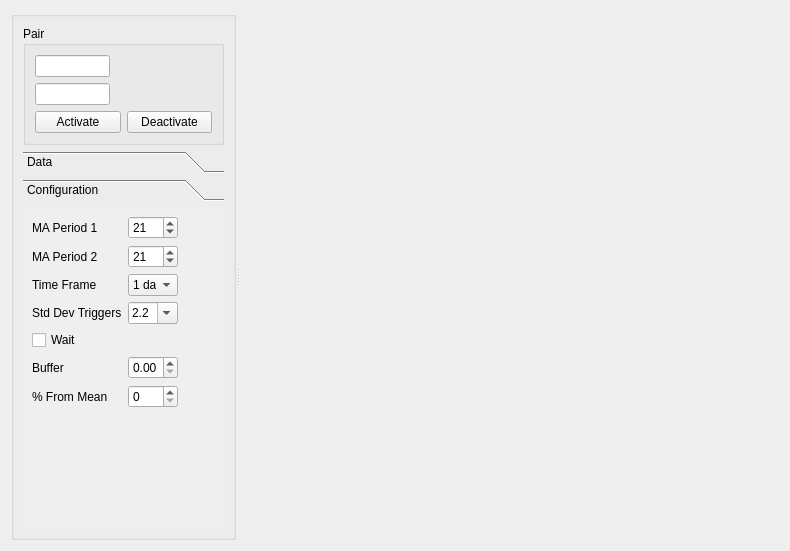
<?xml version="1.0" encoding="UTF-8"?>
<ui version="4.0">
 <class>PairTabPage</class>
 <widget class="QWidget" name="PairTabPage">
  <property name="geometry">
   <rect>
    <x>0</x>
    <y>0</y>
    <width>790</width>
    <height>551</height>
   </rect>
  </property>
  <property name="baseSize">
   <size>
    <width>0</width>
    <height>0</height>
   </size>
  </property>
  <property name="windowTitle">
   <string>Form</string>
  </property>
  <layout class="QVBoxLayout" name="verticalLayout">
   <item>
    <widget class="QSplitter" name="splitter">
     <property name="orientation">
      <enum>Qt::Horizontal</enum>
     </property>
     <widget class="QGroupBox" name="groupBox">
      <property name="maximumSize">
       <size>
        <width>225</width>
        <height>16777215</height>
       </size>
      </property>
      <property name="baseSize">
       <size>
        <width>0</width>
        <height>0</height>
       </size>
      </property>
      <property name="title">
       <string/>
      </property>
      <layout class="QVBoxLayout" name="verticalLayout_3">
       <item>
        <widget class="QGroupBox" name="groupBox_2">
         <property name="title">
          <string>Pair</string>
         </property>
         <layout class="QVBoxLayout" name="verticalLayout_2">
          <item>
           <widget class="QLineEdit" name="lineEdit">
            <property name="maximumSize">
             <size>
              <width>75</width>
              <height>16777215</height>
             </size>
            </property>
           </widget>
          </item>
          <item>
           <widget class="QLineEdit" name="lineEdit_2">
            <property name="maximumSize">
             <size>
              <width>75</width>
              <height>16777215</height>
             </size>
            </property>
           </widget>
          </item>
          <item>
           <layout class="QHBoxLayout" name="horizontalLayout">
            <item>
             <widget class="QPushButton" name="pushButton">
              <property name="text">
               <string>Activate</string>
              </property>
             </widget>
            </item>
            <item>
             <widget class="QPushButton" name="pushButton_2">
              <property name="text">
               <string>Deactivate</string>
              </property>
             </widget>
            </item>
           </layout>
          </item>
         </layout>
        </widget>
       </item>
       <item>
        <widget class="QToolBox" name="toolBox">
         <property name="currentIndex">
          <number>1</number>
         </property>
         <widget class="QWidget" name="page">
          <property name="geometry">
           <rect>
            <x>0</x>
            <y>0</y>
            <width>205</width>
            <height>343</height>
           </rect>
          </property>
          <attribute name="label">
           <string>Data</string>
          </attribute>
          <layout class="QFormLayout" name="formLayout">
           <item row="0" column="0">
            <widget class="QLabel" name="label_2">
             <property name="text">
              <string>Ratio</string>
             </property>
            </widget>
           </item>
           <item row="0" column="1">
            <widget class="QLineEdit" name="lineEdit_3">
             <property name="maximumSize">
              <size>
               <width>50</width>
               <height>16777215</height>
              </size>
             </property>
            </widget>
           </item>
           <item row="1" column="0">
            <widget class="QLabel" name="label_8">
             <property name="text">
              <string>MA</string>
             </property>
            </widget>
           </item>
           <item row="1" column="1">
            <widget class="QLineEdit" name="lineEdit_4">
             <property name="maximumSize">
              <size>
               <width>50</width>
               <height>16777215</height>
              </size>
             </property>
            </widget>
           </item>
           <item row="2" column="0">
            <widget class="QLabel" name="label_9">
             <property name="text">
              <string>% From Mean</string>
             </property>
            </widget>
           </item>
           <item row="2" column="1">
            <widget class="QLineEdit" name="lineEdit_5">
             <property name="maximumSize">
              <size>
               <width>50</width>
               <height>16777215</height>
              </size>
             </property>
            </widget>
           </item>
           <item row="3" column="0">
            <widget class="QLabel" name="label_10">
             <property name="text">
              <string>Std Dev</string>
             </property>
            </widget>
           </item>
           <item row="3" column="1">
            <widget class="QLineEdit" name="lineEdit_6">
             <property name="maximumSize">
              <size>
               <width>50</width>
               <height>16777215</height>
              </size>
             </property>
            </widget>
           </item>
           <item row="4" column="0">
            <widget class="QLabel" name="label_11">
             <property name="text">
              <string>Correlation</string>
             </property>
            </widget>
           </item>
           <item row="4" column="1">
            <widget class="QLineEdit" name="lineEdit_7">
             <property name="maximumSize">
              <size>
               <width>50</width>
               <height>16777215</height>
              </size>
             </property>
            </widget>
           </item>
           <item row="5" column="0">
            <widget class="QLabel" name="label_12">
             <property name="text">
              <string>Cointegration</string>
             </property>
            </widget>
           </item>
           <item row="5" column="1">
            <widget class="QLineEdit" name="lineEdit_8">
             <property name="maximumSize">
              <size>
               <width>50</width>
               <height>16777215</height>
              </size>
             </property>
            </widget>
           </item>
           <item row="6" column="0">
            <widget class="QLabel" name="label_13">
             <property name="text">
              <string>Volatility</string>
             </property>
            </widget>
           </item>
           <item row="6" column="1">
            <widget class="QLineEdit" name="lineEdit_9">
             <property name="maximumSize">
              <size>
               <width>50</width>
               <height>16777215</height>
              </size>
             </property>
            </widget>
           </item>
           <item row="7" column="0">
            <widget class="QLabel" name="label_14">
             <property name="text">
              <string>RSI</string>
             </property>
            </widget>
           </item>
           <item row="7" column="1">
            <widget class="QLineEdit" name="lineEdit_10">
             <property name="maximumSize">
              <size>
               <width>50</width>
               <height>16777215</height>
              </size>
             </property>
            </widget>
           </item>
           <item row="8" column="0">
            <widget class="QLabel" name="label_15">
             <property name="text">
              <string>RSI of Ratio</string>
             </property>
            </widget>
           </item>
           <item row="8" column="1">
            <widget class="QLineEdit" name="lineEdit_11">
             <property name="maximumSize">
              <size>
               <width>50</width>
               <height>16777215</height>
              </size>
             </property>
            </widget>
           </item>
          </layout>
         </widget>
         <widget class="QWidget" name="page_2">
          <property name="geometry">
           <rect>
            <x>0</x>
            <y>0</y>
            <width>205</width>
            <height>343</height>
           </rect>
          </property>
          <attribute name="label">
           <string>Configuration</string>
          </attribute>
          <layout class="QFormLayout" name="formLayout_2">
           <item row="0" column="0">
            <widget class="QLabel" name="label_3">
             <property name="text">
              <string>MA Period 1</string>
             </property>
            </widget>
           </item>
           <item row="0" column="1">
            <widget class="QSpinBox" name="spinBox">
             <property name="maximumSize">
              <size>
               <width>50</width>
               <height>16777215</height>
              </size>
             </property>
             <property name="toolTip">
              <string>&lt;html&gt;&lt;head/&gt;&lt;body&gt;&lt;p&gt;Moving Average&lt;/p&gt;&lt;/body&gt;&lt;/html&gt;</string>
             </property>
             <property name="value">
              <number>21</number>
             </property>
            </widget>
           </item>
           <item row="1" column="0">
            <widget class="QLabel" name="label_5">
             <property name="text">
              <string>MA Period 2</string>
             </property>
            </widget>
           </item>
           <item row="1" column="1">
            <widget class="QSpinBox" name="spinBox_3">
             <property name="maximumSize">
              <size>
               <width>50</width>
               <height>16777215</height>
              </size>
             </property>
             <property name="toolTip">
              <string>&lt;html&gt;&lt;head/&gt;&lt;body&gt;&lt;p&gt;Moving Average&lt;/p&gt;&lt;/body&gt;&lt;/html&gt;</string>
             </property>
             <property name="value">
              <number>21</number>
             </property>
            </widget>
           </item>
           <item row="2" column="0">
            <widget class="QLabel" name="label">
             <property name="text">
              <string>Time Frame</string>
             </property>
            </widget>
           </item>
           <item row="2" column="1">
            <widget class="QComboBox" name="comboBox_2">
             <property name="maximumSize">
              <size>
               <width>50</width>
               <height>16777215</height>
              </size>
             </property>
             <property name="currentIndex">
              <number>5</number>
             </property>
             <item>
              <property name="text">
               <string>1 min</string>
              </property>
             </item>
             <item>
              <property name="text">
               <string>5 min</string>
              </property>
             </item>
             <item>
              <property name="text">
               <string>15 min</string>
              </property>
             </item>
             <item>
              <property name="text">
               <string>30 min</string>
              </property>
             </item>
             <item>
              <property name="text">
               <string>60 min</string>
              </property>
             </item>
             <item>
              <property name="text">
               <string>1 day</string>
              </property>
             </item>
             <item>
              <property name="text">
               <string>1 week</string>
              </property>
             </item>
            </widget>
           </item>
           <item row="3" column="0">
            <widget class="QLabel" name="label_6">
             <property name="text">
              <string>Std Dev Triggers</string>
             </property>
            </widget>
           </item>
           <item row="3" column="1">
            <widget class="QComboBox" name="comboBox">
             <property name="maximumSize">
              <size>
               <width>50</width>
               <height>16777215</height>
              </size>
             </property>
             <property name="editable">
              <bool>true</bool>
             </property>
             <property name="currentText">
              <string>2.2</string>
             </property>
            </widget>
           </item>
           <item row="4" column="0">
            <widget class="QCheckBox" name="checkBox">
             <property name="text">
              <string>Wait</string>
             </property>
            </widget>
           </item>
           <item row="5" column="0">
            <widget class="QLabel" name="label_4">
             <property name="text">
              <string>Buffer</string>
             </property>
            </widget>
           </item>
           <item row="5" column="1">
            <widget class="QDoubleSpinBox" name="doubleSpinBox_2">
             <property name="maximumSize">
              <size>
               <width>50</width>
               <height>16777215</height>
              </size>
             </property>
            </widget>
           </item>
           <item row="6" column="0">
            <widget class="QLabel" name="label_7">
             <property name="text">
              <string>% From Mean</string>
             </property>
            </widget>
           </item>
           <item row="6" column="1">
            <widget class="QSpinBox" name="spinBox_2">
             <property name="maximumSize">
              <size>
               <width>50</width>
               <height>16777215</height>
              </size>
             </property>
             <property name="maximum">
              <number>100</number>
             </property>
            </widget>
           </item>
          </layout>
         </widget>
        </widget>
       </item>
      </layout>
     </widget>
     <widget class="QCustomPlot" name="plot" native="true"/>
    </widget>
   </item>
  </layout>
 </widget>
 <customwidgets>
  <customwidget>
   <class>QCustomPlot</class>
   <extends>QWidget</extends>
   <header>qcustomplot.h</header>
   <container>1</container>
  </customwidget>
 </customwidgets>
 <resources/>
 <connections/>
</ui>
